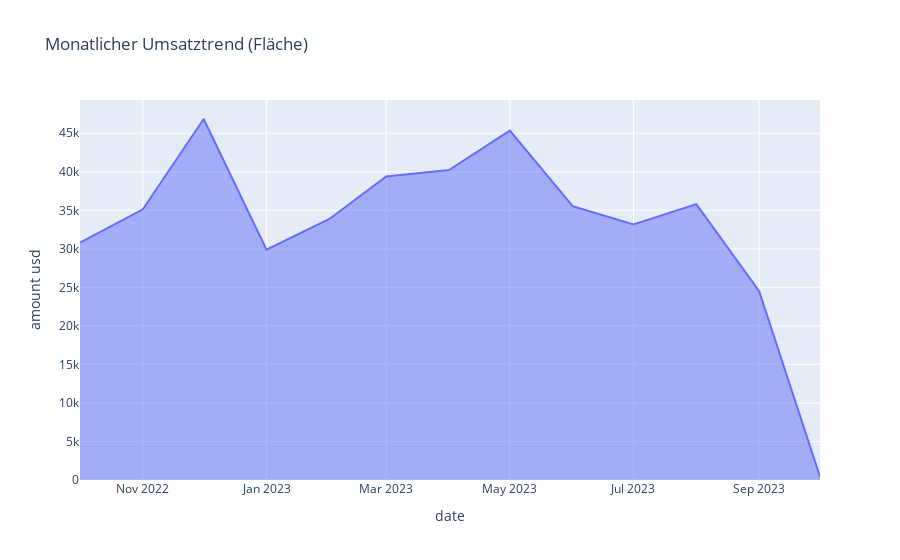

Source (notebook cell):
### Code cell
# 2. Flächendiagramm (Area Chart): Verkäufe über Zeit
fig = px.area(sales_per_month, x='date', y='amount usd', title='Monatlicher Umsatztrend (Fläche)')
fig.show()

### Figure 1 — Plotly figure (JSON) as saved in the notebook; plotly's stock layout.template omitted (floating-point values rounded to 4 significant figures)
{"data": [{"fillpattern": {"shape": ""}, "hovertemplate": "date=%{x}<br>amount usd=%{y}<extra></extra>", "legendgroup": "", "line": {"color": "#636efa"}, "marker": {"symbol": "circle"}, "mode": "lines", "name": "", "orientation": "v", "showlegend": false, "stackgroup": "1", "type": "scatter", "x": ["2022-10-01T00:00:00.000000000", "2022-11-01T00:00:00.000000000", "2022-12-01T00:00:00.000000000", "2023-01-01T00:00:00.000000000", "2023-02-01T00:00:00.000000000", "2023-03-01T00:00:00.000000000", "2023-04-01T00:00:00.000000000", "2023-05-01T00:00:00.000000000", "2023-06-01T00:00:00.000000000", "2023-07-01T00:00:00.000000000", "2023-08-01T00:00:00.000000000", "2023-09-01T00:00:00.000000000", "2023-10-01T00:00:00.000000000"], "xaxis": "x", "y": [30810.0, 35130.0, 46850.0, 29890.0, 33880.0, 39380.0, 40220.0, 45350.0, 35540.0, 33180.0, 35810.0, 24490.0, 423.0], "yaxis": "y"}], "layout": {"legend": {"tracegroupgap": 0}, "title": {"text": "Monatlicher Umsatztrend (Fläche)"}, "xaxis": {"anchor": "y", "domain": [0, 1], "title": {"text": "date"}}, "yaxis": {"anchor": "x", "domain": [0, 1], "title": {"text": "amount usd"}}}}
